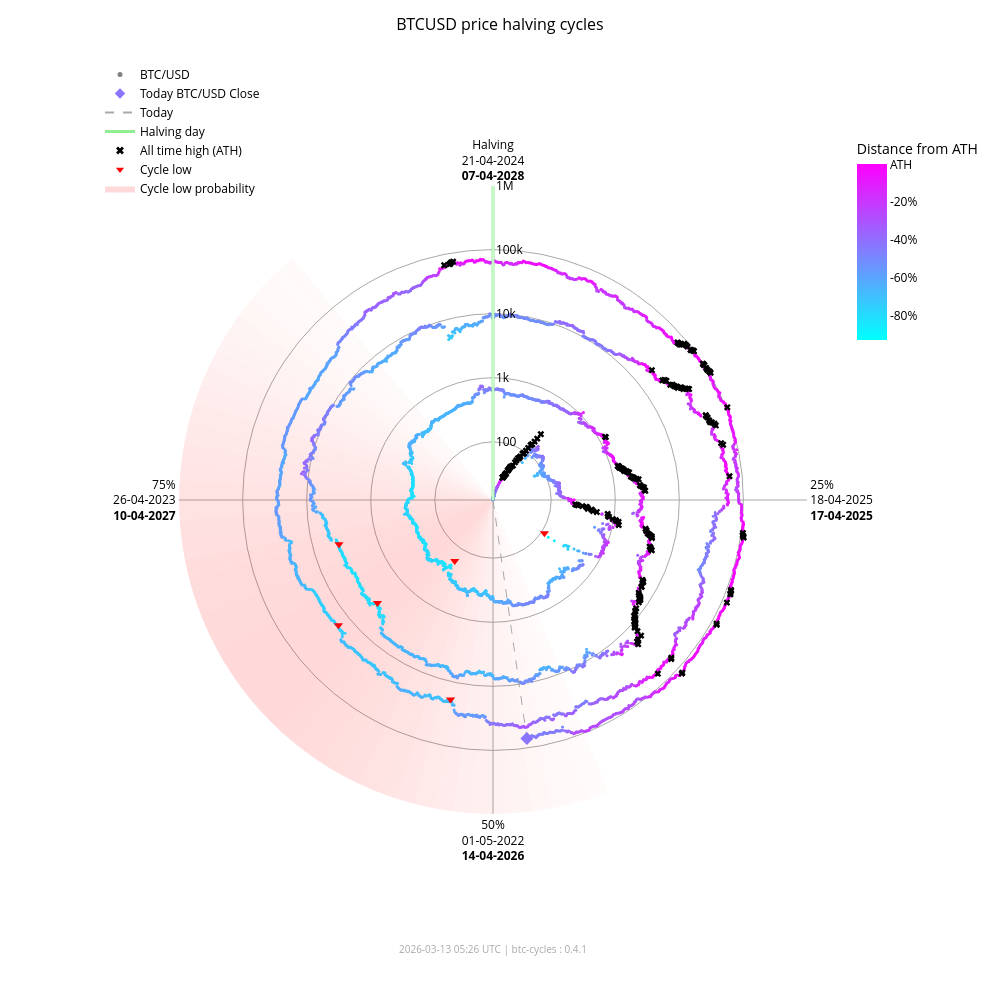

The notebook cell this image was saved under:
### Markdown cell above
### Interactive chart (plotly)

### Code cell
fig_interactive = btc.plot(
    kind="interactive",
    from_date="2012-11-28",
)
# plotly config for interactivity
config = {"scrollZoom": True, "displayModeBar": True}
# display in notebook
fig_interactive.show(config=config)

### Figure 1 — Plotly figure (JSON) as saved in the notebook; plotly's stock layout.template omitted (floating-point values rounded to 4 significant figures; data arrays with more than 128 entries replaced by an {"elided": "..."} marker saying what was removed)
{"data": [{"fill": "toself", "fillcolor": "rgba(255,0,0,0.017168280509461755)", "hoverinfo": "skip", "line": {"width": 0}, "mode": "lines", "r": [12.35, 1000000, 1000000, 12.35, 12.35], "showlegend": false, "theta": [158.4, 158.4, 162.0, 162.0, 158.4], "type": "scatterpolar"}, {"fill": "toself", "fillcolor": "rgba(255,0,0,0.022114794501891175)", "hoverinfo": "skip", "line": {"width": 0}, "mode": "lines", "r": [12.35, 1000000, 1000000, 12.35, 12.35], "showlegend": false, "theta": [162.0, 162.0, 165.6, 165.6, 162.0], "type": "scatterpolar"}, {"fill": "toself", "fillcolor": "rgba(255,0,0,0.02790404259511669)", "hoverinfo": "skip", "line": {"width": 0}, "mode": "lines", "r": [12.35, 1000000, 1000000, 12.35, 12.35], "showlegend": false, "theta": [165.6, 165.6, 169.2, 169.2, 165.6], "type": "scatterpolar"}, {"fill": "toself", "fillcolor": "rgba(255,0,0,0.034518294852420334)", "hoverinfo": "skip", "line": {"width": 0}, "mode": "lines", "r": [12.35, 1000000, 1000000, 12.35, 12.35], "showlegend": false, "theta": [169.2, 169.2, 172.8, 172.8, 169.2], "type": "scatterpolar"}, {"fill": "toself", "fillcolor": "rgba(255,0,0,0.041901979682821514)", "hoverinfo": "skip", "line": {"width": 0}, "mode": "lines", "r": [12.35, 1000000, 1000000, 12.35, 12.35], "showlegend": false, "theta": [172.8, 172.8, 176.4, 176.4, 172.8], "type": "scatterpolar"}, {"fill": "toself", "fillcolor": "rgba(255,0,0,0.04996405861294358)", "hoverinfo": "skip", "line": {"width": 0}, "mode": "lines", "r": [12.35, 1000000, 1000000, 12.35, 12.35], "showlegend": false, "theta": [176.4, 176.4, 180.0, 180.0, 176.4], "type": "scatterpolar"}, {"fill": "toself", "fillcolor": "rgba(255,0,0,0.05858349692240514)", "hoverinfo": "skip", "line": {"width": 0}, "mode": "lines", "r": [12.35, 1000000, 1000000, 12.35, 12.35], "showlegend": false, "theta": [180.0, 180.0, 183.6, 183.6, 180.0], "type": "scatterpolar"}, {"fill": "toself", "fillcolor": "rgba(255,0,0,0.06761662035375064)", "hoverinfo": "skip", "line": {"width": 0}, "mode": "lines", "r": [12.35, 1000000, 1000000, 12.35, 12.35], "showlegend": false, "theta": [183.6, 183.6, 187.2, 187.2, 183.6], "type": "scatterpolar"}, {"fill": "toself", "fillcolor": "rgba(255,0,0,0.07690481219944661)", "hoverinfo": "skip", "line": {"width": 0}, "mode": "lines", "r": [12.35, 1000000, 1000000, 12.35, 12.35], "showlegend": false, "theta": [187.2, 187.2, 190.8, 190.8, 187.2], "type": "scatterpolar"}, {"fill": "toself", "fillcolor": "rgba(255,0,0,0.08628112000611096)", "hoverinfo": "skip", "line": {"width": 0}, "mode": "lines", "r": [12.35, 1000000, 1000000, 12.35, 12.35], "showlegend": false, "theta": [190.8, 190.8, 194.4, 194.4, 190.8], "type": "scatterpolar"}, {"fill": "toself", "fillcolor": "rgba(255,0,0,0.09557490841018089)", "hoverinfo": "skip", "line": {"width": 0}, "mode": "lines", "r": [12.35, 1000000, 1000000, 12.35, 12.35], "showlegend": false, "theta": [194.4, 194.4, 198.0, 198.0, 194.4], "type": "scatterpolar"}, {"fill": "toself", "fillcolor": "rgba(255,0,0,0.10461455782963762)", "hoverinfo": "skip", "line": {"width": 0}, "mode": "lines", "r": [12.35, 1000000, 1000000, 12.35, 12.35], "showlegend": false, "theta": [198.0, 198.0, 201.6, 201.6, 198.0], "type": "scatterpolar"}, {"fill": "toself", "fillcolor": "rgba(255,0,0,0.11322908719652829)", "hoverinfo": "skip", "line": {"width": 0}, "mode": "lines", "r": [12.35, 1000000, 1000000, 12.35, 12.35], "showlegend": false, "theta": [201.6, 201.6, 205.2, 205.2, 201.6], "type": "scatterpolar"}, {"fill": "toself", "fillcolor": "rgba(255,0,0,0.12125015337052986)", "hoverinfo": "skip", "line": {"width": 0}, "mode": "lines", "r": [12.35, 1000000, 1000000, 12.35, 12.35], "showlegend": false, "theta": [205.2, 205.2, 208.8, 208.8, 205.2], "type": "scatterpolar"}, {"fill": "toself", "fillcolor": "rgba(255,0,0,0.12851590515331976)", "hoverinfo": "skip", "line": {"width": 0}, "mode": "lines", "r": [12.35, 1000000, 1000000, 12.35, 12.35], "showlegend": false, "theta": [208.8, 208.8, 212.4, 212.4, 208.8], "type": "scatterpolar"}, {"fill": "toself", "fillcolor": "rgba(255,0,0,0.13487757461161184)", "hoverinfo": "skip", "line": {"width": 0}, "mode": "lines", "r": [12.35, 1000000, 1000000, 12.35, 12.35], "showlegend": false, "theta": [212.4, 212.4, 216.0, 216.0, 212.4], "type": "scatterpolar"}, {"fill": "toself", "fillcolor": "rgba(255,0,0,0.14020862181849592)", "hoverinfo": "skip", "line": {"width": 0}, "mode": "lines", "r": [12.35, 1000000, 1000000, 12.35, 12.35], "showlegend": false, "theta": [216.0, 216.0, 219.6, 219.6, 216.0], "type": "scatterpolar"}, {"fill": "toself", "fillcolor": "rgba(255,0,0,0.14441504950654527)", "hoverinfo": "skip", "line": {"width": 0}, "mode": "lines", "r": [12.35, 1000000, 1000000, 12.35, 12.35], "showlegend": false, "theta": [219.6, 219.6, 223.2, 223.2, 219.6], "type": "scatterpolar"}, {"fill": "toself", "fillcolor": "rgba(255,0,0,0.14744459351271713)", "hoverinfo": "skip", "line": {"width": 0}, "mode": "lines", "r": [12.35, 1000000, 1000000, 12.35, 12.35], "showlegend": false, "theta": [223.2, 223.2, 226.8, 226.8, 223.2], "type": "scatterpolar"}, {"fill": "toself", "fillcolor": "rgba(255,0,0,0.14929223192296423)", "hoverinfo": "skip", "line": {"width": 0}, "mode": "lines", "r": [12.35, 1000000, 1000000, 12.35, 12.35], "showlegend": false, "theta": [226.8, 226.8, 230.4, 230.4, 226.8], "type": "scatterpolar"}, {"fill": "toself", "fillcolor": "rgba(255,0,0,0.15)", "hoverinfo": "skip", "line": {"width": 0}, "mode": "lines", "r": [12.35, 1000000, 1000000, 12.35, 12.35], "showlegend": false, "theta": [230.4, 230.4, 234.0, 234.0, 230.4], "type": "scatterpolar"}, {"fill": "toself", "fillcolor": "rgba(255,0,0,0.14965033825231114)", "hoverinfo": "skip", "line": {"width": 0}, "mode": "lines", "r": [12.35, 1000000, 1000000, 12.35, 12.35], "showlegend": false, "theta": [234.0, 234.0, 237.6, 237.6, 234.0], "type": "scatterpolar"}, {"fill": "toself", "fillcolor": "rgba(255,0,0,0.14835378057909807)", "hoverinfo": "skip", "line": {"width": 0}, "mode": "lines", "r": [12.35, 1000000, 1000000, 12.35, 12.35], "showlegend": false, "theta": [237.6, 237.6, 241.2, 241.2, 237.6], "type": "scatterpolar"}, {"fill": "toself", "fillcolor": "rgba(255,0,0,0.14623322283554635)", "hoverinfo": "skip", "line": {"width": 0}, "mode": "lines", "r": [12.35, 1000000, 1000000, 12.35, 12.35], "showlegend": false, "theta": [241.2, 241.2, 244.8, 244.8, 241.2], "type": "scatterpolar"}, {"fill": "toself", "fillcolor": "rgba(255,0,0,0.1434078538226231)", "hoverinfo": "skip", "line": {"width": 0}, "mode": "lines", "r": [12.35, 1000000, 1000000, 12.35, 12.35], "showlegend": false, "theta": [244.8, 244.8, 248.4, 248.4, 244.8], "type": "scatterpolar"}, {"fill": "toself", "fillcolor": "rgba(255,0,0,0.13997983179373427)", "hoverinfo": "skip", "line": {"width": 0}, "mode": "lines", "r": [12.35, 1000000, 1000000, 12.35, 12.35], "showlegend": false, "theta": [248.4, 248.4, 252.0, 252.0, 248.4], "type": "scatterpolar"}, {"fill": "toself", "fillcolor": "rgba(255,0,0,0.13602598258454268)", "hoverinfo": "skip", "line": {"width": 0}, "mode": "lines", "r": [12.35, 1000000, 1000000, 12.35, 12.35], "showlegend": false, "theta": [252.0, 252.0, 255.6, 255.6, 252.0], "type": "scatterpolar"}, {"fill": "toself", "fillcolor": "rgba(255,0,0,0.13159547355344953)", "hoverinfo": "skip", "line": {"width": 0}, "mode": "lines", "r": [12.35, 1000000, 1000000, 12.35, 12.35], "showlegend": false, "theta": [255.6, 255.6, 259.2, 259.2, 255.6], "type": "scatterpolar"}, {"fill": "toself", "fillcolor": "rgba(255,0,0,0.12671301775492697)", "hoverinfo": "skip", "line": {"width": 0}, "mode": "lines", "r": [12.35, 1000000, 1000000, 12.35, 12.35], "showlegend": false, "theta": [259.2, 259.2, 262.8, 262.8, 259.2], "type": "scatterpolar"}, {"fill": "toself", "fillcolor": "rgba(255,0,0,0.12138610149219965)", "hoverinfo": "skip", "line": {"width": 0}, "mode": "lines", "r": [12.35, 1000000, 1000000, 12.35, 12.35], "showlegend": false, "theta": [262.8, 262.8, 266.4, 266.4, 262.8], "type": "scatterpolar"}, {"fill": "toself", "fillcolor": "rgba(255,0,0,0.1156142551644921)", "hoverinfo": "skip", "line": {"width": 0}, "mode": "lines", "r": [12.35, 1000000, 1000000, 12.35, 12.35], "showlegend": false, "theta": [266.4, 266.4, 270.0, 270.0, 266.4], "type": "scatterpolar"}, {"fill": "toself", "fillcolor": "rgba(255,0,0,0.10939851441251548)", "hoverinfo": "skip", "line": {"width": 0}, "mode": "lines", "r": [12.35, 1000000, 1000000, 12.35, 12.35], "showlegend": false, "theta": [270.0, 270.0, 273.6, 273.6, 270.0], "type": "scatterpolar"}, {"fill": "toself", "fillcolor": "rgba(255,0,0,0.10274974912946185)", "hoverinfo": "skip", "line": {"width": 0}, "mode": "lines", "r": [12.35, 1000000, 1000000, 12.35, 12.35], "showlegend": false, "theta": [273.6, 273.6, 277.2, 277.2, 273.6], "type": "scatterpolar"}, {"fill": "toself", "fillcolor": "rgba(255,0,0,0.09569517349791425)", "hoverinfo": "skip", "line": {"width": 0}, "mode": "lines", "r": [12.35, 1000000, 1000000, 12.35, 12.35], "showlegend": false, "theta": [277.2, 277.2, 280.8, 280.8, 277.2], "type": "scatterpolar"}, {"fill": "toself", "fillcolor": "rgba(255,0,0,0.08828282625646727)", "hoverinfo": "skip", "line": {"width": 0}, "mode": "lines", "r": [12.35, 1000000, 1000000, 12.35, 12.35], "showlegend": false, "theta": [280.8, 280.8, 284.4, 284.4, 280.8], "type": "scatterpolar"}, {"fill": "toself", "fillcolor": "rgba(255,0,0,0.08058400018765345)", "hoverinfo": "skip", "line": {"width": 0}, "mode": "lines", "r": [12.35, 1000000, 1000000, 12.35, 12.35], "showlegend": false, "theta": [284.4, 284.4, 288.0, 288.0, 284.4], "type": "scatterpolar"}, {"fill": "toself", "fillcolor": "rgba(255,0,0,0.07269354608292704)", "hoverinfo": "skip", "line": {"width": 0}, "mode": "lines", "r": [12.35, 1000000, 1000000, 12.35, 12.35], "showlegend": false, "theta": [288.0, 288.0, 291.6, 291.6, 288.0], "type": "scatterpolar"}, {"fill": "toself", "fillcolor": "rgba(255,0,0,0.06472784449068783)", "hoverinfo": "skip", "line": {"width": 0}, "mode": "lines", "r": [12.35, 1000000, 1000000, 12.35, 12.35], "showlegend": false, "theta": [291.6, 291.6, 295.2, 295.2, 291.6], "type": "scatterpolar"}, {"fill": "toself", "fillcolor": "rgba(255,0,0,0.05682021976743955)", "hoverinfo": "skip", "line": {"width": 0}, "mode": "lines", "r": [12.35, 1000000, 1000000, 12.35, 12.35], "showlegend": false, "theta": [295.2, 295.2, 298.8, 298.8, 295.2], "type": "scatterpolar"}, {"fill": "toself", "fillcolor": "rgba(255,0,0,0.04911378436707333)", "hoverinfo": "skip", "line": {"width": 0}, "mode": "lines", "r": [12.35, 1000000, 1000000, 12.35, 12.35], "showlegend": false, "theta": [298.8, 298.8, 302.4, 302.4, 298.8], "type": "scatterpolar"}, {"fill": "toself", "fillcolor": "rgba(255,0,0,0.04175213714896469)", "hoverinfo": "skip", "line": {"width": 0}, "mode": "lines", "r": [12.35, 1000000, 1000000, 12.35, 12.35], "showlegend": false, "theta": [302.4, 302.4, 306.0, 306.0, 302.4], "type": "scatterpolar"}, {"fill": "toself", "fillcolor": "rgba(255,0,0,0.034868865657538876)", "hoverinfo": "skip", "line": {"width": 0}, "mode": "lines", "r": [12.35, 1000000, 1000000, 12.35, 12.35], "showlegend": false, "theta": [306.0, 306.0, 309.6, 309.6, 306.0], "type": "scatterpolar"}, {"fill": "toself", "fillcolor": "rgba(255,0,0,0.02857722515334582)", "hoverinfo": "skip", "line": {"width": 0}, "mode": "lines", "r": [12.35, 1000000, 1000000, 12.35, 12.35], "showlegend": false, "theta": [309.6, 309.6, 313.2, 313.2, 309.6], "type": "scatterpolar"}, {"fill": "toself", "fillcolor": "rgba(255,0,0,0.022961515313555197)", "hoverinfo": "skip", "line": {"width": 0}, "mode": "lines", "r": [12.35, 1000000, 1000000, 12.35, 12.35], "showlegend": false, "theta": [313.2, 313.2, 316.8, 316.8, 313.2], "type": "scatterpolar"}, {"fill": "toself", "fillcolor": "rgba(255,0,0,0.01807146942917362)", "hoverinfo": "skip", "line": {"width": 0}, "mode": "lines", "r": [12.35, 1000000, 1000000, 12.35, 12.35], "showlegend": false, "theta": [316.8, 316.8, 320.4, 320.4, 316.8], "type": "scatterpolar"}, {"hoverinfo": "text", "marker": {"color": {"elided": "4854 str values"}, "size": 3}, "mode": "markers", "r": {"elided": "4854 float values"}, "showlegend": false, "text": {"elided": "4854 str values"}, "theta": {"elided": "4854 float values"}, "type": "scatterpolar"}, {"hoverinfo": "skip", "line": {"color": "lightgreen", "width": 3}, "mode": "lines", "r": [12.35, 1000000], "showlegend": false, "theta": [0, 0], "type": "scatterpolar"}, {"hoverinfo": "skip", "line": {"color": "darkgrey", "dash": "dash", "width": 1}, "mode": "lines", "r": [12.35, 71390.0], "showlegend": false, "theta": [171.9, 171.9], "type": "scatterpolar"}, {"hoverinfo": "text", "marker": {"color": "#8a75ff", "size": 10, "symbol": "diamond"}, "mode": "markers", "r": [71390.0], "showlegend": false, "text": ["Today<br>Date: 2026-03-13<br>Price: $71,386.59"], "theta": [171.9], "type": "scatterpolar"}, {"hoverinfo": "text", "marker": {"color": "black", "size": 6, "symbol": "x"}, "mode": "markers", "r": {"elided": "195 float values"}, "showlegend": false, "text": {"elided": "195 str values"}, "theta": {"elided": "195 float values"}, "type": "scatterpolar"}, {"hoverinfo": "text", "marker": {"color": "red", "size": 8, "symbol": "triangle-down"}, "mode": "markers", "r": [111.6, 164.9, 3233.0, 3925.0, 18950.0, 15760.0], "showlegend": false, "text": ["Cycle Low<br>Date: 2014-02-21<br>Price: $111.56<br>ATH distance: -91.0%", "Cycle Low<br>Date: 2015-01-14<br>Price: $164.92<br>ATH distance: -86.7%", "Cycle Low<br>Date: 2018-12-15<br>Price: $3,232.51<br>ATH distance: -83.3%", "Cycle Low<br>Date: 2019-03-25<br>Price: $3,924.55<br>ATH distance: -79.7%", "Cycle Low<br>Date: 2022-06-18<br>Price: $18,954.25<br>ATH distance: -71.9%", "Cycle Low<br>Date: 2022-11-21<br>Price: $15,760.19<br>ATH distance: -76.7%"], "theta": [122.8, 212.1, 228.3, 254.0, 192.0, 231.0], "type": "scatterpolar"}, {"marker": {"color": "grey", "size": 5}, "mode": "markers", "name": "BTC/USD", "r": [null], "theta": [null], "type": "scatterpolar"}, {"marker": {"color": "#8a75ff", "size": 8, "symbol": "diamond"}, "mode": "markers", "name": "Today BTC/USD Close", "r": [null], "theta": [null], "type": "scatterpolar"}, {"line": {"color": "darkgrey", "dash": "dash"}, "mode": "lines", "name": "Today", "r": [null], "theta": [null], "type": "scatterpolar"}, {"line": {"color": "lightgreen", "width": 3}, "mode": "lines", "name": "Halving day", "r": [null], "theta": [null], "type": "scatterpolar"}, {"marker": {"color": "black", "size": 7, "symbol": "x"}, "mode": "markers", "name": "All time high (ATH)", "r": [null], "theta": [null], "type": "scatterpolar"}, {"marker": {"color": "red", "size": 7, "symbol": "triangle-down"}, "mode": "markers", "name": "Cycle low", "r": [null], "theta": [null], "type": "scatterpolar"}, {"fill": "toself", "fillcolor": "rgba(255,0,0,0.15)", "line": {"width": 0}, "mode": "lines", "name": "Cycle low probability", "r": [null], "theta": [null], "type": "scatterpolar"}, {"hoverinfo": "skip", "marker": {"cmax": 0, "cmin": -0.9307, "color": [0], "colorbar": {"len": 0.25, "ticktext": ["ATH", "-20%", "-40%", "-60%", "-80%", "-100%"], "tickvals": [0, -0.2, -0.4, -0.6, -0.8, -1.0], "title": {"text": "Distance from ATH"}, "x": 0.95, "y": 0.92, "yanchor": "top"}, "colorscale": {"elided": "256x2 mixed values"}, "showscale": true, "size": 0}, "mode": "markers", "r": [null], "showlegend": false, "theta": [null], "type": "scatterpolar"}], "layout": {"annotations": [{"font": {"color": "darkgrey", "size": 10}, "showarrow": false, "text": "2026-03-13 05:26 UTC | btc-cycles : 0.4.1", "x": 0.5, "xref": "paper", "y": -0.02, "yref": "paper"}], "font": {"color": "black"}, "height": 1000, "legend": {"bgcolor": "rgba(0,0,0,0)", "font": {"color": "black"}, "x": 0.0, "y": 1.0}, "margin": {"b": 60, "l": 100, "r": 80, "t": 60}, "paper_bgcolor": "white", "plot_bgcolor": "white", "polar": {"angularaxis": {"color": "black", "direction": "clockwise", "gridcolor": "darkgrey", "rotation": 90, "ticktext": ["Halving<br>21-04-2024<br><b>07-04-2028</b>", "25%<br>18-04-2025<br><b>17-04-2025</b>", "50%<br>01-05-2022<br><b>14-04-2026</b>", "75%<br>26-04-2023<br><b>10-04-2027</b>"], "tickvals": [0, 90, 180, 270]}, "bgcolor": "white", "domain": {"x": [0.1, 0.9], "y": [0.05, 0.95]}, "radialaxis": {"angle": 90, "color": "black", "gridcolor": "darkgrey", "range": [1.092, 6.0], "tickangle": 90, "ticktext": ["100", "1k", "10k", "100k", "1M"], "tickvals": [100, 1000, 10000, 100000, 1000000], "type": "log"}}, "title": {"font": {"color": "black", "size": 16}, "text": "BTCUSD price halving cycles", "x": 0.5}, "width": 1000}}
